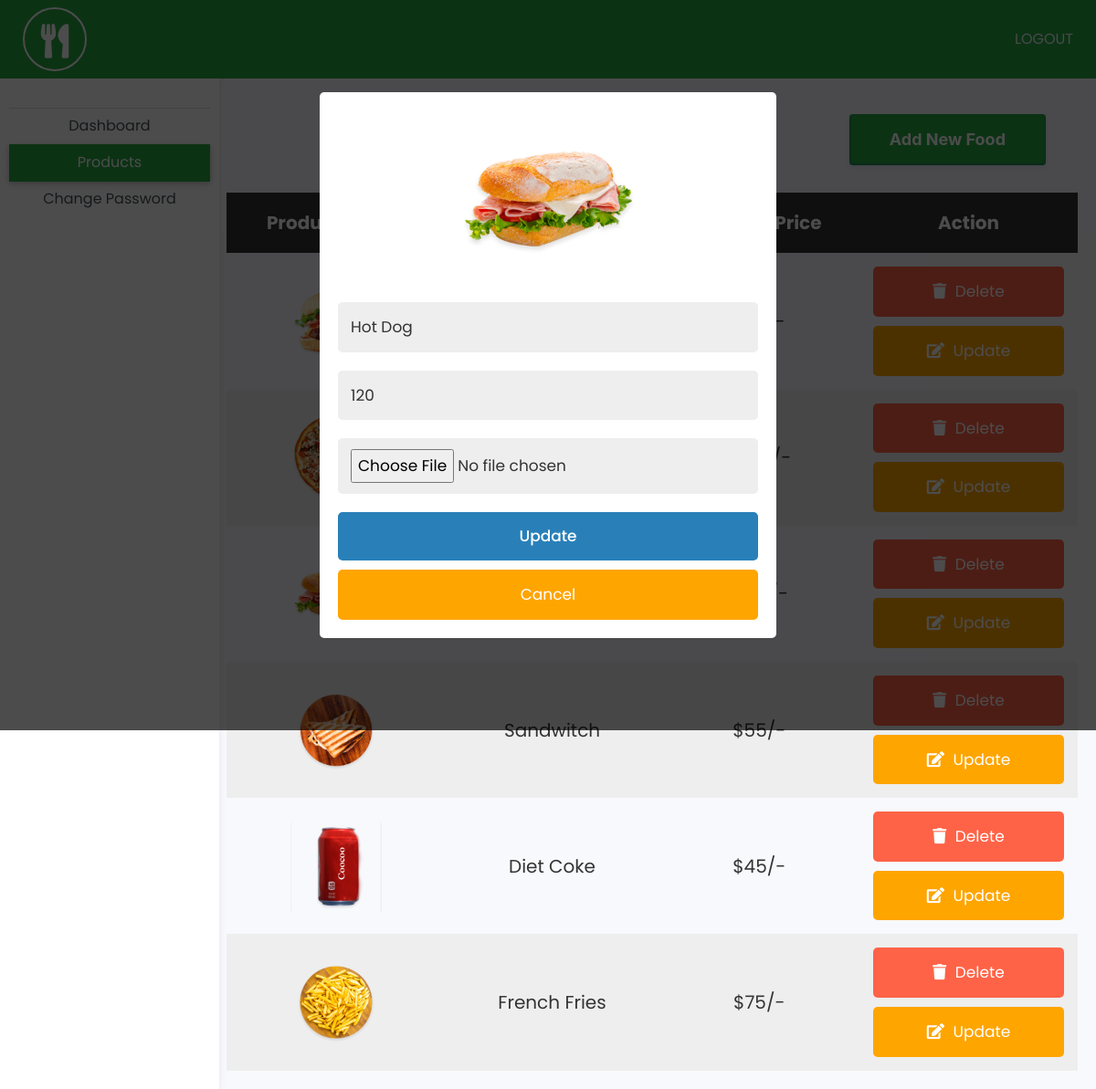
The page /product.php?edit=5 (signed in) on the database its author committed.
### tables this page shows
CREATE TABLE `products` (
  `id` int(11) NOT NULL,
  `name` varchar(255) DEFAULT NULL,
  `price` double DEFAULT NULL,
  `image` text DEFAULT NULL
);

### product.php (the view, shortened to what this page needs)
<?php
   @include("connection.php");
   ?>
<!DOCTYPE html>
<html>
   <head>
      <link rel="stylesheet" href="https://cdn.jsdelivr.net/npm/bootstrap@4.0.0/dist/css/bootstrap.min.css">
      <link rel="stylesheet" href="https://cdnjs.cloudflare.com/ajax/libs/font-awesome/5.15.1/css/all.min.css"
 />
      <link rel="stylesheet" href="style.css">
      <link rel="stylesheet" href="admin_home.css">
      <link rel="stylesheet" href="A.style.css">
      <link rel="stylesheet" href="shopping cart/css/style.css">
   </head>
   <body>
      <header>
         <nav id="sidebarMenu" class="collapse d-lg-block sidebar collapse bg-white">
            <div class="position-sticky">
               <div class="list-group list-group-flush mx-3 mt-4">
                  <a
                     href="#"
                     class="list-group-item list-group-item-action py-2 ripple"
                     aria-current="true"
                     >
                  </a>
                  <a href="admin_home.php" class="list-group-item list-group-item-action py-2 ripple">
                  <span>Dashboard</span>
                  </a>
                  <a href="product.php" class="list-group-item list-group-item-action py-2 ripple active">
                  <span>Products</span>
                  </a>
                  <a href="admin_change_password.php" class="list-group-item list-group-item-action py-2 ripple">
                  <span>Change Password</span>
                  </a>
               </div>
            </div>
         </nav>
         <nav id="main-navbar" class="navbar navbar-expand-lg navbar-light bg-success fixed-top">
            <div class="container-fluid">
               <a class="navbar-brand" href="#">
               <i class="logo fas fa-utensils fa-3x"></i>
               </a>
               <ul class="navbar-nav ms-auto d-flex flex-row">
                  <a href="?sign=out" style="text-decoration:none;color:aliceblue;">LOGOUT</a>
               </ul>
            </div>
         </nav>
      </header>
      <section class="display-product-table"  style="width:81%;float:right;margin-top: 105px;">
      <a href="add_new_product.php"><button type="submit" class="button-66" style="float:right;margin-right:35px;">Add New Food</button></a>
      <br><br><br>
<table>
   <thead>
      <th>product image</th>
      <th>product name</th>
      <th>product price</th>
      <th>action</th>
   </thead>
   <tbody>
      <?php
         $select_products = mysqli_query($con, "SELECT * FROM `products`");
         if(mysqli_num_rows($select_products) > 0){
            while($row = mysqli_fetch_assoc($select_products)){
      ?>
      <tr>
         <td><img src="shopping cart/uploaded_img/<?php echo $row['image']; ?>" height="100" alt=""></td>
         <td><?php echo $row['name']; ?></td>
         <td>$<?php echo $row['price']; ?>/-</td>
         <td>
            <a href="product.php?delete=<?php echo $row['id']; ?>" class="delete-btn" onclick="return confirm('are your sure you want to delete this?');"> <i class="fas fa-trash"></i> delete </a>
            <a href="product.php?edit=<?php echo $row['id']; ?>" class="option-btn"> <i class="fas fa-edit"></i> update </a>
         </td>
      </tr>
      <?php
         };
         }else{
            echo "<div class='empty'>no product added</div>";
         };
      ?>
   </tbody>
</table>
</section>
<section class="edit-form-container">
<?php
if(isset($_GET['edit'])){
   $edit_id = $_GET['edit'];
   $edit_query = mysqli_query($con, "SELECT * FROM `products` WHERE id = $edit_id");
   if(mysqli_num_rows($edit_query) > 0){
      while($fetch_edit = mysqli_fetch_assoc($edit_query)){
?>
<form action="" method="post" enctype="multipart/form-data">
   <img src="shopping cart/uploaded_img/<?php echo $fetch_edit['image']; ?>" height="200" alt="">
   <input type="text" class="box" required name="update_p_name" value="<?php echo $fetch_edit['name']; ?>">
   <input type="number" min="0" class="box" required name="update_p_price" value="<?php echo $fetch_edit['price']; ?>">
   <input type="file" class="box" required name="update_p_image" accept="image/png, image/jpg, image/jpeg">
   <input type="submit" value="update" name="update_product" class="btn">
   <input type="reset" value="cancel" id="close-edit" onclick="history.back();" class="option-btn">
</form>
<?php
         };
      };
   };
?>
</section>
   </body>
</html>

### style.css (style rules this page uses)
html { scroll-behavior: smooth; }
* { margin: 0; padding: 0; box-sizing: border-box; }
header { background: #24a19c; padding: 0% 1%; text-align: center; width: 100%; }
.logo { width: 70px; height: 70px; line-height: 70px; text-align: center; color: white; border-radius: 80%; border: 2px solid white; }
@media (min-width: 992px) { nav ul { text-align: right; } }
.btn { display: inline-block; font-weight: 400; color: #212529; text-align: center; vertical-align: middle; -webkit-user-select: none; -moz-user-select: none; -ms-user-select: none; user-select: none; background-color: transparent; border: 1px solid transparent; padding: 0.375rem 0.75rem; font-size: 1rem; line-height: 1.5; border-radius: 0.25rem; -webkit-transition: color 0.15s ease-in-out, background-color 0.15s ease-in-out, border-color 0.15s ease-in-out, -webkit-box-shadow 0.15s ease-in-out; transition: color 0.15s ease-in-out, background-color 0.15s ease-in-out, border-color 0.15s ease-in-out, -webkit-box-shadow 0.15s ease-in-out; -o-transition: color 0.15s ease-in-out, background-color 0.15s ease-in-out, border-color 0.15s ease-in-out, box-shadow 0.15s ease-in-out; transition: color 0.15s ease-in-out, background-color 0.15s ease-in-out, border-color 0.15s ease-in-out, box-shadow 0.15s ease-in-out; transition: color 0.15s ease-in-out, background-color 0.15s ease-in-out, border-color 0.15s ease-in-out, box-shadow 0.15s ease-in-out, -webkit-box-shadow 0.15s ease-in-out; }

### admin_home.css (style rules this page uses)
body { background-color: #fbfbfb; }
.sidebar { position: fixed; top: 35px; bottom: 0; left: 0; padding: 58px 0 0; box-shadow: 0 2px 5px 0 rgb(0 0 0 / 5%), 0 2px 10px 0 rgb(0 0 0 / 5%); width: 240px; z-index: 600; }
.sidebar .active { border-radius: 5px; box-shadow: 0 2px 5px 0 rgb(0 0 0 / 16%), 0 2px 10px 0 rgb(0 0 0 / 12%); }

### shopping cart/css/style.css (style rules this page uses)
:root { --blue:#2980b9; --red:tomato; --orange:orange; --black:#333; --white:#fff; --bg-color:#eee; --dark-bg:rgba(0,0,0,.7); --box-shadow:0 .5rem 1rem rgba(0,0,0,.1); --border:.1rem solid #999; }
* { font-family: 'Poppins', sans-serif; margin:0; padding:0; box-sizing: border-box; outline: none; border:none; text-decoration: none; text-transform: capitalize; }
html { font-size: 62.5%; overflow-x: hidden; }
section { padding:2rem; }
.btn, .option-btn, .delete-btn { display: block; width: 100%; text-align: center; background-color: var(--blue); color:var(--white); font-size: 1.7rem; padding:1.2rem 3rem; border-radius: .5rem; cursor: pointer; margin-top: 1rem; }
.option-btn i, .delete-btn i { padding-right: .5rem; }
.option-btn { background-color: var(--orange); }
.delete-btn { margin-top: 0; background-color: var(--red); }
.display-product-table table { width: 100%; text-align: center; }
.display-product-table table thead th { padding:1.5rem; font-size: 2rem; background-color: var(--black); color:var(--white); }
.display-product-table table td { padding:1.5rem; font-size: 2rem; color:var(--black); }
.display-product-table table td:first-child { padding:0; }
.display-product-table table tr:nth-child(even) { background-color: var(--bg-color); }
.edit-form-container { position: fixed; top:0; left:0; z-index: 1100; background-color: var(--dark-bg); padding:2rem; display: none; align-items: center; justify-content: center; min-height: 100vh; width: 100%; }
.edit-form-container form { width: 50rem; border-radius: .5rem; background-color: var(--white); text-align: center; padding:2rem; }
.edit-form-container form .box { width: 100%; background-color: var(--bg-color); border-radius: .5rem; margin:1rem 0; font-size: 1.7rem; color:var(--black); padding:1.2rem 1.4rem; text-transform: none; }

### product.php (style rules this page uses)
.list-group-item.active { background-color: #28a745;border-color: #28a745; }
.button-66 { background-color: #28a745; border-radius: 4px; border: 0; box-shadow: rgba(1,60,136,.5) 0 -1px 3px 0 inset,rgba(0,44,97,.1) 0 3px 6px 0; box-sizing: border-box; color: #fff; cursor: pointer; display: inherit; font-family: "Space Grotesk",-apple-system,system-ui,"Segoe UI",Roboto,Helvetica,Arial,sans-serif,"Apple Color Emoji","Segoe UI Emoji","Segoe UI Symbol"; font-size: 18px; font-weight: 700; line-height: 24px; margin: 0; min-height: 56px; min-width: 120px; padding: 16px 20px; position: relative; text-align: center; user-select: none; -webkit-user-select: none; touch-action: manipulation; vertical-align: baseline; transition: all .2s cubic-bezier(.22, .61, .36, 1); }
@media (min-width: 768px) { .button-66 { padding: 16px 44px; min-width: 150px; } }

### rows shown on the page
products: image (picture), update_p_name "Hot Dog", update_p_price "120"
products: image (picture), name "Sandwitch", price "55"
products: image (picture), name "Diet Coke", price "45"
products: image (picture), name "French Fries", price "75"
